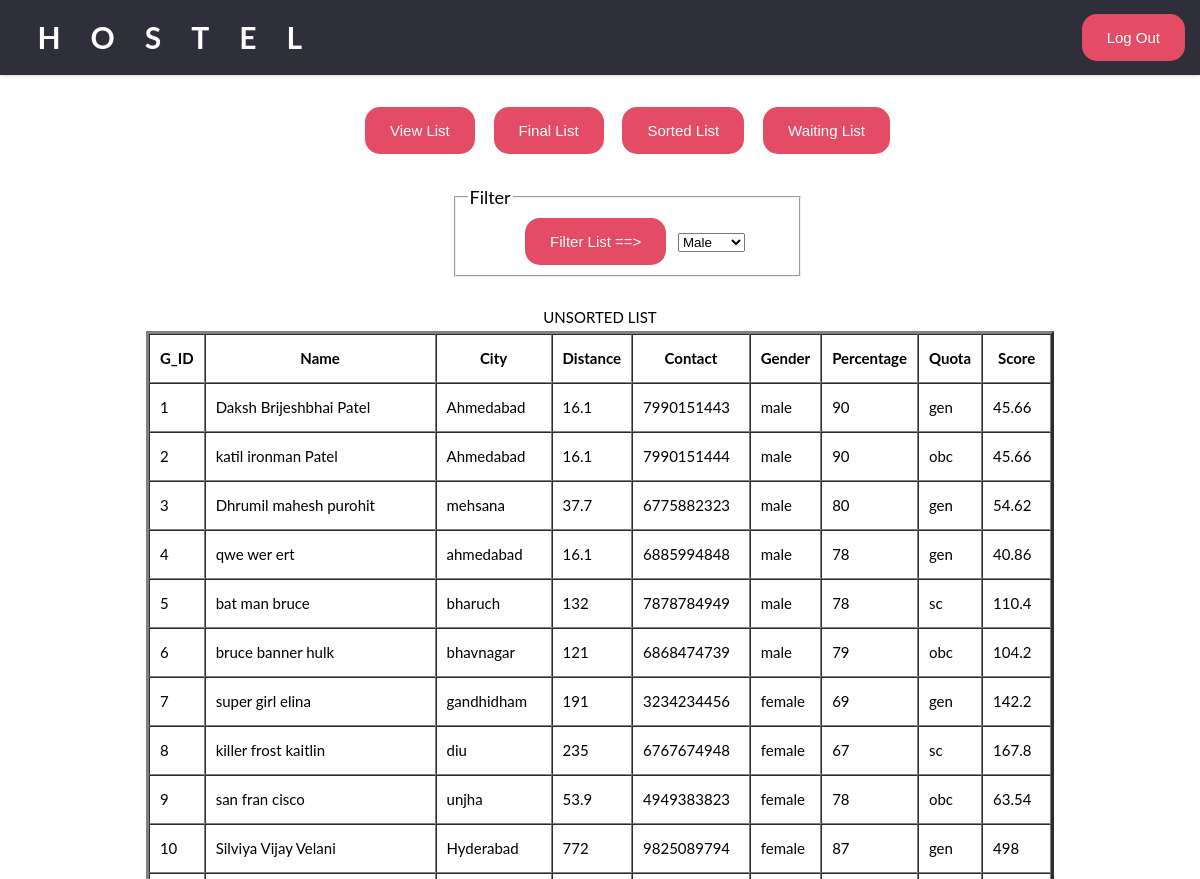
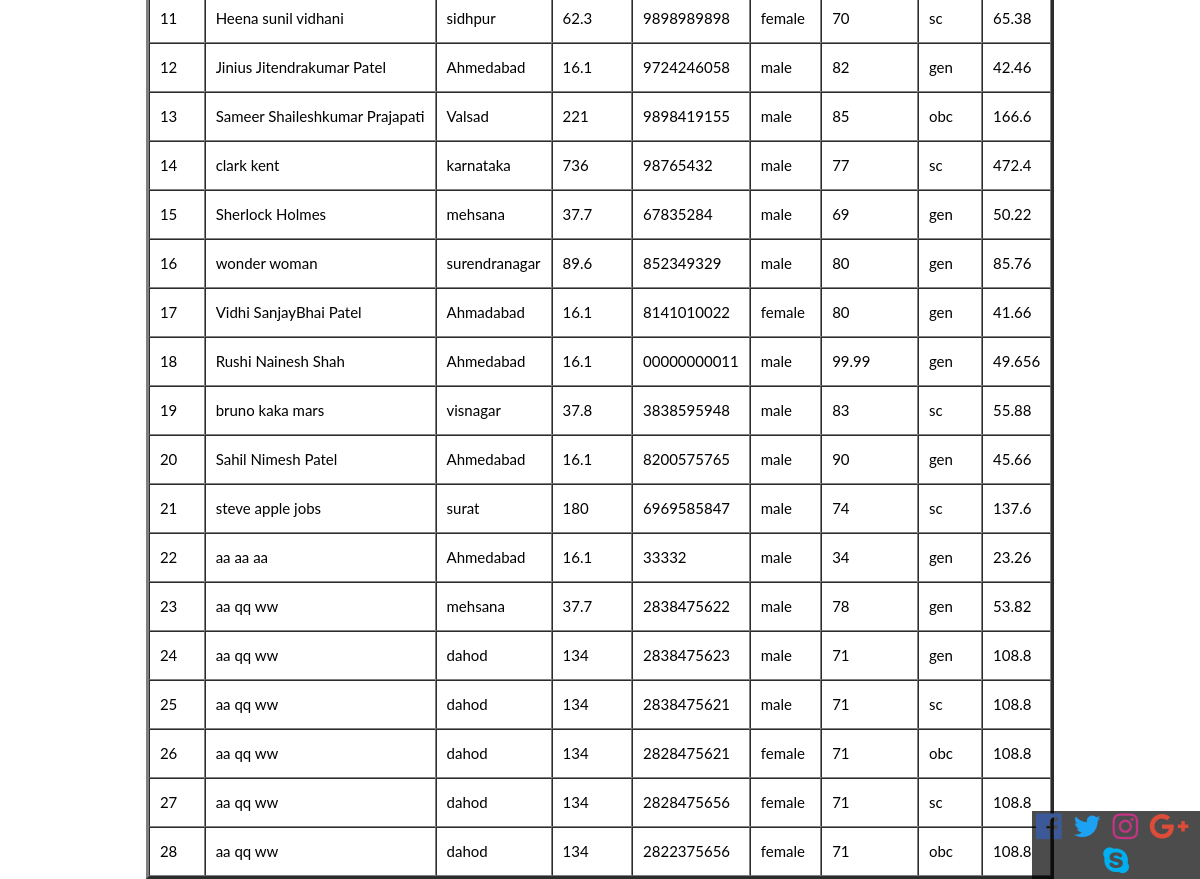
The app's page /login/after_admin_login/admin.php with its own data (2 pictures, top to bottom).
### tables this page shows
CREATE TABLE `merit` (
  `G_ID` int(10) NOT NULL,
  `Name` varchar(40) DEFAULT NULL,
  `Email` varchar(30) NOT NULL,
  `Password` varchar(30) NOT NULL,
  `City` varchar(20) NOT NULL,
  `Distance` float NOT NULL,
  `Contact` varchar(20) DEFAULT NULL,
  `Gender` varchar(10) DEFAULT NULL,
  `Percentage` varchar(10) DEFAULT NULL,
  `Quota` varchar(15) DEFAULT NULL,
  `Score` float NOT NULL
);

### login/after_admin_login/final/unsorted.php (the view, shortened to what this page needs)
<?php
function unsorted(){
	include '../../dbh.php';
	$sql="SELECT * FROM merit;";
	$run=mysqli_query($conn,$sql);
	echo "<center><table id='waiting' cellspacing='0px' cellpadding='10px' border='3px'>
	<br><caption>UNSORTED LIST</caption>";
		echo "<tr>";
			echo "<th>G_ID</th>";
			echo "<th>Name</th>";
			echo "<th>City</th>";
			echo "<th>Distance</th>";
			echo "<th>Contact</th>";
			echo "<th>Gender</th>";
			echo "<th>Percentage</th>";
			echo "<th>Quota</th>";
			echo "<th>Score</th>";
		echo "</tr>";
		for($i=1;$row=mysqli_fetch_assoc($run);$i++){
				echo "<tr>";
				echo "<td>" . $row['G_ID'] . "</td>";
				echo "<td>" . $row['Name'] . "</td>";
				echo "<td>" . $row['City'] . "</td>";
				echo "<td>" . $row['Distance'] . "</td>";
				echo "<td>" . $row['Contact'] . "</td>";
				echo "<td>" . $row['Gender'] . "</td>";
				echo "<td>" . $row['Percentage'] . "</td>";
				echo "<td>" . $row['Quota'] . "</td>";
				echo "<td>" . $row['Score'] . "</td>";
				echo "</tr>";
		}
	echo "</table></center>";
}
?>

### login/after_admin_login/admin.php (shortened to what this page needs)
<?php
include 'final/unsorted.php';
?>
<!DOCTYPE html>
<html>
<head>
    <link rel="stylesheet" href="admin.css" />
      <link rel="stylesheet" href="https://cdnjs.cloudflare.com/ajax/libs/font-awesome/4.7.0/css/font-awesome.min.css">
</head>
<body>
	<div id="page-wrapper">
        <header id="header" opacity="0.3">
          <h1 color="white">HOSTEL</h1>
          <nav id="nav">
            <ul>
             <li><form action="logout.php" method="POST">
               <button class="button special" name="logout" type="submit">Log Out</button>
             </form></li>
            </ul>
          </nav>
        </header>
    </div><br><br><center>
    <nav id="nav" class="nav">
            <ul>
             <form action="reg_admin.php" method="POST">
             	<li><button type="submit" class="button special" name="view">View List</button></li>
             	<li><button type="submit" class="button special" name="final">Final List</button></li>
             	<li><button type="submit" class="button special" name="sort">Sorted List</button></li>
             	<li><button type="submit" class="button special" name="wait">Waiting List</button></li><br><br>
            <li><fieldset style="width: 320px;">
              <legend style="color: black; font-size: 18px;">Filter</legend>
              <li><button type="submit" name="filter" class="button special">Filter List ==></button>&nbsp;&nbsp;
            <select name="gender">
              <option value="male">Male</option>
            </select>
              </li>
            </fieldset>
            </li>
             </form>
            </ul>
    </nav></center>
	<?php
	unsorted();
	?>
<div class="footer">
  <a href="#"><i class="fa fa-facebook-official " style="font-size:30px;color:#3b5998"></i></a>&nbsp;&nbsp;
  <a href="#"><i class="fa fa-twitter " style="font-size:30px;color:#1da1f2"></i></a>&nbsp;&nbsp;
  <a href="#"><i class="fa fa-instagram " style="font-size:30px;color:#c13584"></i></a>&nbsp;&nbsp;
  <a href="#"><i class="fa fa-google-plus " style="font-size:30px;color:#dd4b39"></i></a>&nbsp;&nbsp;
  <a href="#"><i class="fa fa-skype " style="font-size:30px;color:#00aff0"></i></a>
</div>
</body>
</html>

### login/after_admin_login/admin.css (style rules this page uses)
body, html { height: 100%; margin: 0; font: 400 15px/1.8 "Lato", sans-serif; color: black; }
#page-wrapper { padding-top: 3.5em; }
#header { background: rgba(39, 40, 51, 0.965); box-shadow: 0 0 0.25em 0 rgba(0, 0, 0, 0.25); cursor: default; height: 5em; left: 0; line-height: 5em; position: fixed; top: 0; width: 100%; z-index: 100; color: white; }
#header h1 { height: inherit; left: 1.25em; line-height: inherit; letter-spacing: 1em; margin: 0; position: absolute; top: 0; color: white; }
#header nav { position: absolute; right: 1em; top: 0; color: white; }
.nav { right: 1em; top: 0; color: white; }
#nav ul { margin: 0; }
#nav ul li { display: inline-block; margin-left: 1em; text-decoration: none; }
#header nav ul { margin: 0; }
#header nav ul li { display: inline-block; margin-left: 1em; text-decoration: none; }
.button.special { background-color: #e44c65; box-shadow: none; color: #ffffff !important; }
.button { display: inline-block; padding: 15px 25px; font-size: 15px; cursor: pointer; text-align: center; text-decoration: none; outline: none; color: #fff; background-color: black; border: none; border-radius: 15px; }
.footer { position: fixed; bottom: 0px; right: 0px;s padding: 10px; background-color: rgba(0,0,0,0.7); text-align: center; width:14%; }

### records on screen
merit: G_ID "1", Name "Daksh Brijeshbhai Patel", City "Ahmedabad", Distance "16.1", Contact "7990151443", Gender "male", Percentage "90", Quota "gen", Score "45.66"
merit: G_ID "2", Name "katil ironman Patel", City "Ahmedabad", Distance "16.1", Contact "7990151444", Gender "male", Percentage "90", Quota "obc", Score "45.66"
merit: G_ID "3", Name "Dhrumil mahesh purohit", City "mehsana", Distance "37.7", Contact "6775882323", Gender "male", Percentage "80", Quota "gen", Score "54.62"
merit: G_ID "4", Name "qwe wer ert", City "ahmedabad", Distance "16.1", Contact "6885994848", Gender "male", Percentage "78", Quota "gen", Score "40.86"
merit: G_ID "5", Name "bat man bruce", City "bharuch", Distance "132", Contact "7878784949", Gender "male", Percentage "78", Quota "sc", Score "110.4"
merit: G_ID "6", Name "bruce banner hulk", City "bhavnagar", Distance "121", Contact "6868474739", Gender "male", Percentage "79", Quota "obc", Score "104.2"
merit: G_ID "7", Name "super girl elina", City "gandhidham", Distance "191", Contact "3234234456", Gender "female", Percentage "69", Quota "gen", Score "142.2"
merit: G_ID "8", Name "killer frost kaitlin", City "diu", Distance "235", Contact "6767674948", Gender "female", Percentage "67", Quota "sc", Score "167.8"
merit: G_ID "9", Name "san fran cisco", City "unjha", Distance "53.9", Contact "4949383823", Gender "female", Percentage "78", Quota "obc", Score "63.54"
merit: G_ID "10", Name "Silviya Vijay Velani", City "Hyderabad", Distance "772", Contact "9825089794", Gender "female", Percentage "87", Quota "gen", Score "498"
merit: G_ID "11", Name "Heena sunil vidhani", City "sidhpur", Distance "62.3", Contact "9898989898", Gender "female", Percentage "70", Quota "sc", Score "65.38"
merit: G_ID "12", Name "Jinius Jitendrakumar Patel", City "Ahmedabad", Distance "16.1", Contact "9724246058", Gender "male", Percentage "82", Quota "gen", Score "42.46"
merit: G_ID "13", Name "Sameer Shaileshkumar Prajapati", City "Valsad", Distance "221", Contact "9898419155", Gender "male", Percentage "85", Quota "obc", Score "166.6"
merit: G_ID "14", Name "clark kent", City "karnataka", Distance "736", Contact "98765432", Gender "male", Percentage "77", Quota "sc", Score "472.4"
merit: G_ID "15", Name "Sherlock Holmes", City "mehsana", Distance "37.7", Contact "67835284", Gender "male", Percentage "69", Quota "gen", Score "50.22"
merit: G_ID "16", Name "wonder woman", City "surendranagar", Distance "89.6", Contact "852349329", Gender "male", Percentage "80", Quota "gen", Score "85.76"
merit: G_ID "17", Name "Vidhi SanjayBhai Patel", City "Ahmadabad", Distance "16.1", Contact "8141010022", Gender "female", Percentage "80", Quota "gen", Score "41.66"
merit: G_ID "18", Name "Rushi Nainesh Shah", City "Ahmedabad", Distance "16.1", Contact "00000000011", Gender "male", Percentage "99.99", Quota "gen", Score "49.656"
merit: G_ID "19", Name "bruno kaka mars", City "visnagar", Distance "37.8", Contact "3838595948", Gender "male", Percentage "83", Quota "sc", Score "55.88"
merit: G_ID "20", Name "Sahil Nimesh Patel", City "Ahmedabad", Distance "16.1", Contact "8200575765", Gender "male", Percentage "90", Quota "gen", Score "45.66"
merit: G_ID "21", Name "steve apple jobs", City "surat", Distance "180", Contact "6969585847", Gender "male", Percentage "74", Quota "sc", Score "137.6"
merit: G_ID "22", Name "aa aa aa", City "Ahmedabad", Distance "16.1", Contact "33332", Gender "male", Percentage "34", Quota "gen", Score "23.26"
merit: G_ID "23", Name "aa qq ww", City "mehsana", Distance "37.7", Contact "2838475622", Gender "male", Percentage "78", Quota "gen", Score "53.82"
merit: G_ID "24", Name "aa qq ww", City "dahod", Distance "134", Contact "2838475623", Gender "male", Percentage "71", Quota "gen", Score "108.8"
merit: G_ID "25", Name "aa qq ww", City "dahod", Distance "134", Contact "2838475621", Gender "male", Percentage "71", Quota "sc", Score "108.8"
merit: G_ID "26", Name "aa qq ww", City "dahod", Distance "134", Contact "2828475621", Gender "female", Percentage "71", Quota "obc", Score "108.8"
merit: G_ID "27", Name "aa qq ww", City "dahod", Distance "134", Contact "2828475656", Gender "female", Percentage "71", Quota "sc", Score "108.8"
merit: G_ID "28", Name "aa qq ww", City "dahod", Distance "134", Contact "2822375656", Gender "female", Percentage "71", Quota "obc", Score "108.8"
